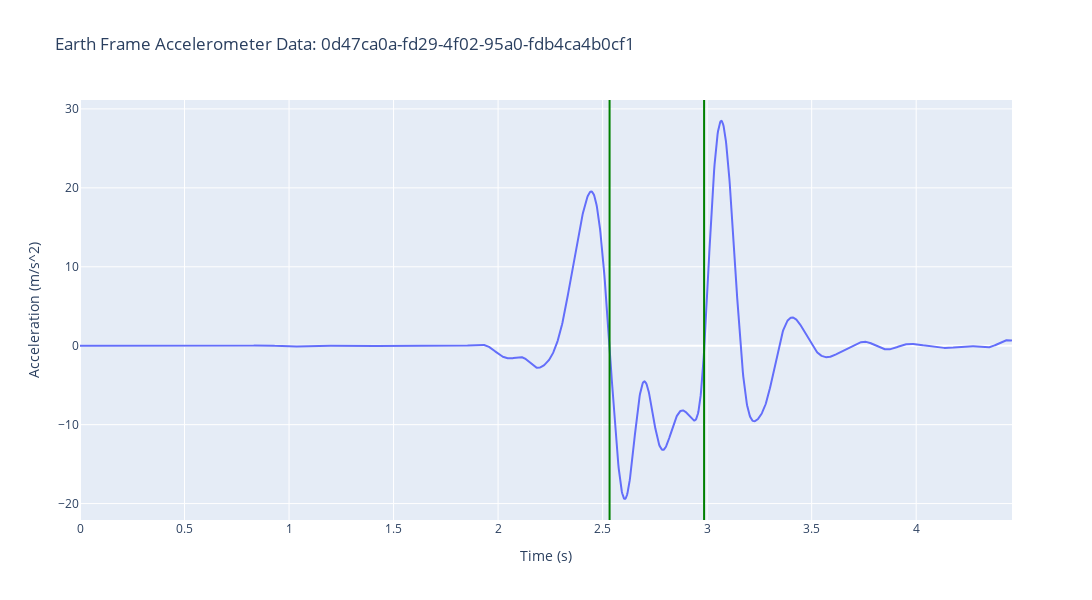
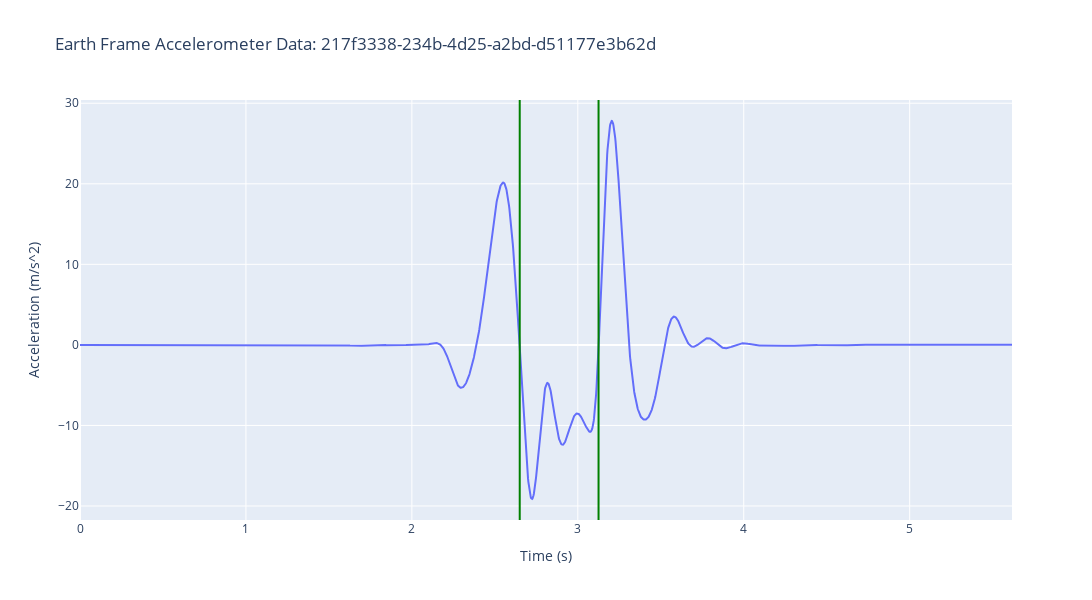
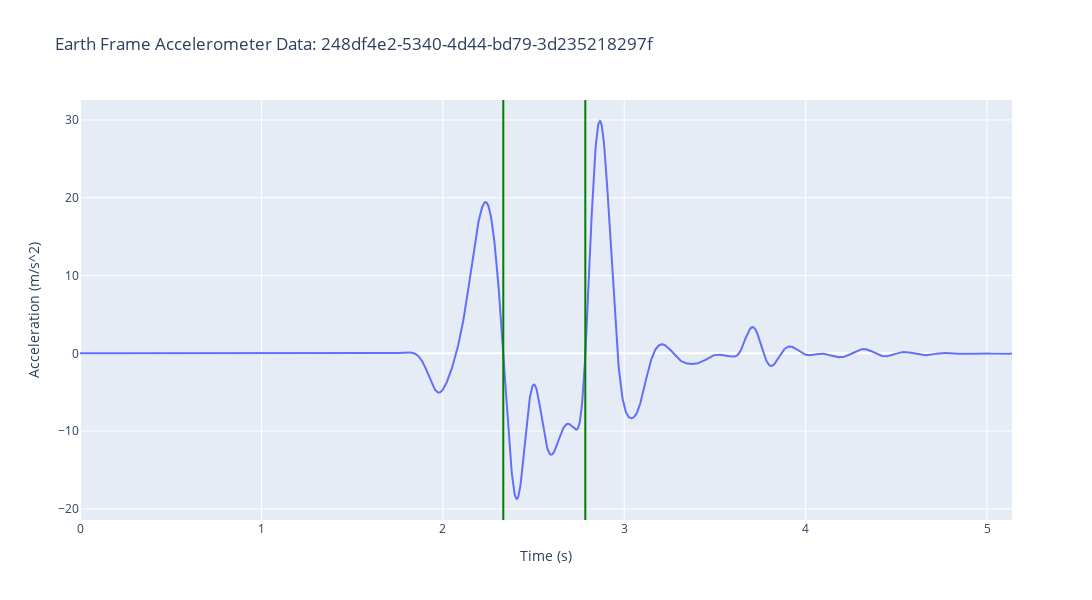
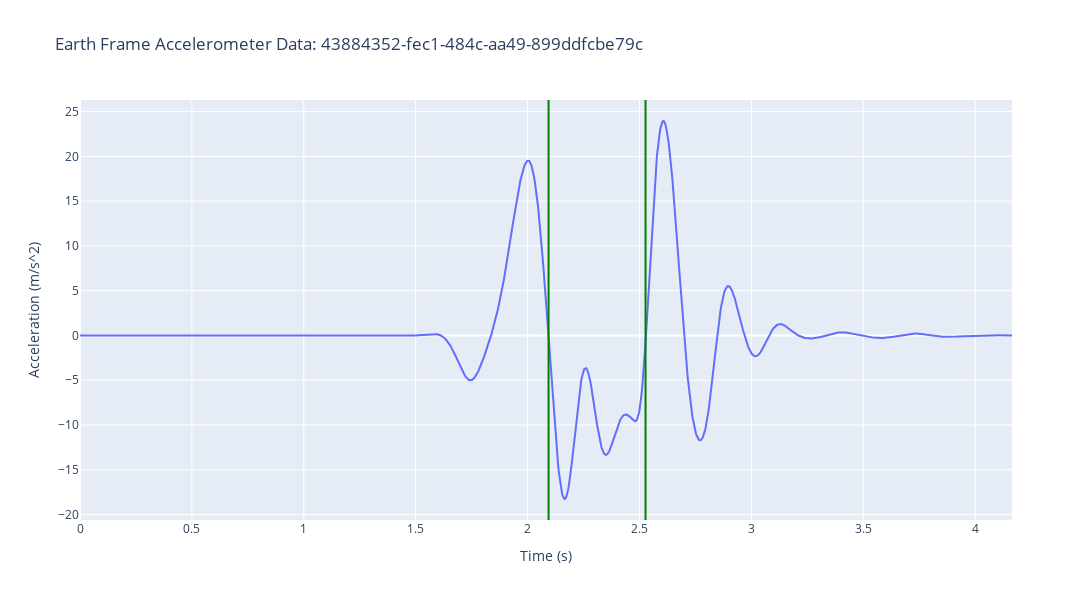

Write notebook code for charts like these, in order.
### Code cell
sessions = {session: group for session, group in mikoshi_df.groupby('session_id')}
# import vert_jump

pd.options.mode.chained_assignment = None

for id, session in sessions.items():
    results = get_jump_height(id, session, cloud = True)

### Figure 1 — Plotly figure (JSON) as saved in the notebook; plotly's stock layout.template omitted (floating-point values rounded to 4 significant figures; data arrays with more than 128 entries replaced by an {"elided": "..."} marker saying what was removed)
{"data": [{"mode": "lines", "name": "Vertical Accel", "type": "scatter", "x": {"elided": "2141 float values"}, "y": {"elided": "2141 float values"}}], "layout": {"height": 600, "legend": {"title": {"text": "Streams"}}, "shapes": [{"line": {"color": "Green", "width": 2}, "type": "line", "x0": 2.533, "x1": 2.533, "xref": "x", "y0": 0, "y1": 1, "yref": "y domain"}, {"line": {"color": "Green", "width": 2}, "type": "line", "x0": 2.985, "x1": 2.985, "xref": "x", "y0": 0, "y1": 1, "yref": "y domain"}], "title": {"text": "Earth Frame Accelerometer Data: 0d47ca0a-fd29-4f02-95a0-fdb4ca4b0cf1"}, "width": 1600, "xaxis": {"autorange": true, "range": [0, 4.458], "title": {"text": "Time (s)"}, "type": "linear"}, "yaxis": {"autorange": true, "range": [-22.08, 31.13], "title": {"text": "Acceleration (m/s^2)"}, "type": "linear"}}}

### Figure 2 — Plotly figure (JSON) as saved in the notebook; plotly's stock layout.template omitted (floating-point values rounded to 4 significant figures; data arrays with more than 128 entries replaced by an {"elided": "..."} marker saying what was removed)
{"data": [{"mode": "lines", "name": "Vertical Accel", "type": "scatter", "x": {"elided": "2697 float values"}, "y": {"elided": "2697 float values"}}], "layout": {"height": 600, "legend": {"title": {"text": "Streams"}}, "shapes": [{"line": {"color": "Green", "width": 2}, "type": "line", "x0": 2.65, "x1": 2.65, "xref": "x", "y0": 0, "y1": 1, "yref": "y domain"}, {"line": {"color": "Green", "width": 2}, "type": "line", "x0": 3.125, "x1": 3.125, "xref": "x", "y0": 0, "y1": 1, "yref": "y domain"}], "title": {"text": "Earth Frame Accelerometer Data: 217f3338-234b-4d25-a2bd-d51177e3b62d"}, "width": 1600, "xaxis": {"autorange": true, "range": [0, 5.617], "title": {"text": "Time (s)"}, "type": "linear"}, "yaxis": {"autorange": true, "range": [-21.74, 30.4], "title": {"text": "Acceleration (m/s^2)"}, "type": "linear"}}}

### Figure 3 — Plotly figure (JSON) as saved in the notebook; plotly's stock layout.template omitted (floating-point values rounded to 4 significant figures; data arrays with more than 128 entries replaced by an {"elided": "..."} marker saying what was removed)
{"data": [{"mode": "lines", "name": "Vertical Accel", "type": "scatter", "x": {"elided": "2467 float values"}, "y": {"elided": "2467 float values"}}], "layout": {"height": 600, "legend": {"title": {"text": "Streams"}}, "shapes": [{"line": {"color": "Green", "width": 2}, "type": "line", "x0": 2.333, "x1": 2.333, "xref": "x", "y0": 0, "y1": 1, "yref": "y domain"}, {"line": {"color": "Green", "width": 2}, "type": "line", "x0": 2.785, "x1": 2.785, "xref": "x", "y0": 0, "y1": 1, "yref": "y domain"}], "title": {"text": "Earth Frame Accelerometer Data: 248df4e2-5340-4d44-bd79-3d235218297f"}, "width": 1600, "xaxis": {"autorange": true, "range": [0, 5.138], "title": {"text": "Time (s)"}, "type": "linear"}, "yaxis": {"autorange": true, "range": [-21.43, 32.56], "title": {"text": "Acceleration (m/s^2)"}, "type": "linear"}}}

### Figure 4 — Plotly figure (JSON) as saved in the notebook; plotly's stock layout.template omitted (floating-point values rounded to 4 significant figures; data arrays with more than 128 entries replaced by an {"elided": "..."} marker saying what was removed)
{"data": [{"mode": "lines", "name": "Vertical Accel", "type": "scatter", "x": {"elided": "2000 float values"}, "y": {"elided": "2000 float values"}}], "layout": {"height": 600, "legend": {"title": {"text": "Streams"}}, "shapes": [{"line": {"color": "Green", "width": 2}, "type": "line", "x0": 2.094, "x1": 2.094, "xref": "x", "y0": 0, "y1": 1, "yref": "y domain"}, {"line": {"color": "Green", "width": 2}, "type": "line", "x0": 2.527, "x1": 2.527, "xref": "x", "y0": 0, "y1": 1, "yref": "y domain"}], "title": {"text": "Earth Frame Accelerometer Data: 43884352-fec1-484c-aa49-899ddfcbe79c"}, "width": 1600, "xaxis": {"autorange": true, "range": [0, 4.165], "title": {"text": "Time (s)"}, "type": "linear"}, "yaxis": {"autorange": true, "range": [-20.61, 26.29], "title": {"text": "Acceleration (m/s^2)"}, "type": "linear"}}}
